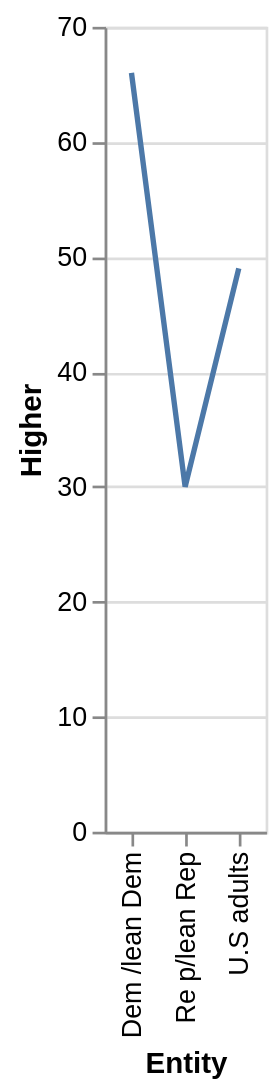

Describe this chart as a Vega-Lite specification.
### Vega-Lite specification from a JSON file in a GitHub repository (floating-point values rounded to 4 significant figures)
{"$schema": "https://vega.github.io/schema/vega-lite/v5.json", "description": "Line chart auto-generated from CSV", "data": {"values": [{"Entity": "Dem /lean Dem", "Higher": "66", "About the": "24", "Lower": "9"}, {"Entity": "Re p/lean Rep", "Higher": "30", "About the": "40", "Lower": "30"}, {"Entity": "U.S adults", "Higher": "49", "About the": "31", "Lower": "18"}]}, "mark": "line", "encoding": {"x": {"field": "Entity", "type": "ordinal"}, "y": {"field": "Higher", "type": "quantitative"}}}
